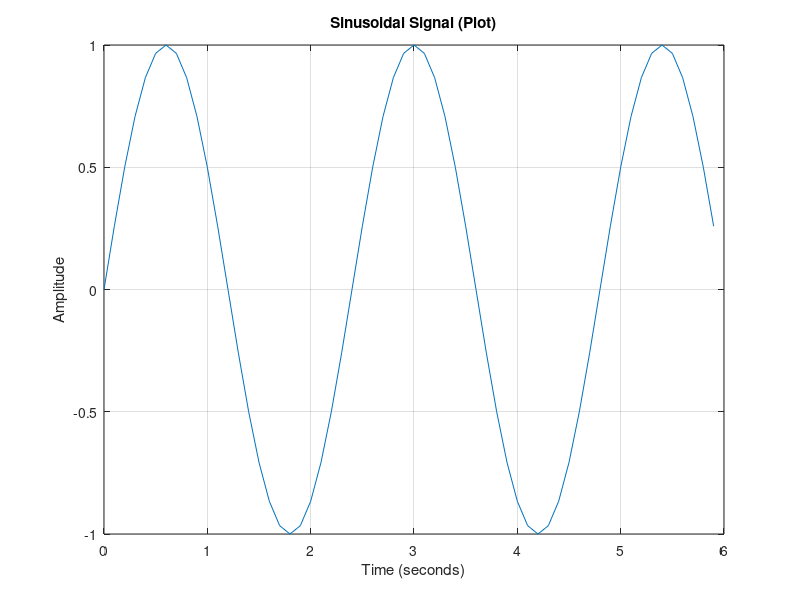

The MATLAB script that drew this image:
% Define parameters
fs = 10; 
n = 60;  

% Calculate frequency based on desired periods (n) and sampling rate
f = 2.5 * fs / n; 

% Generate time vector (seconds)
k = 0:n-1;
k = k * (1/fs);

% Generate the sinusoidal signal
s = sin(2*pi*f*k);

% Plot the signal using plot (continuous line)
plot(k, s);
xlabel('Time (seconds)');
ylabel('Amplitude');
title('Sinusoidal Signal (Plot)');
grid on;
